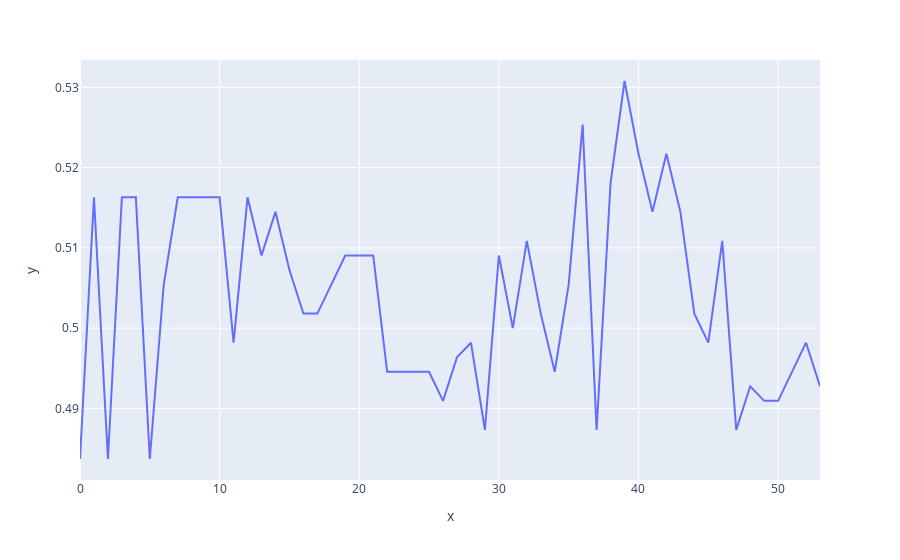

The code cell stored with this chart in its notebook:
### Code cell
print(backdoorAcc)
fig = px.line(y=backdoorAcc)
fig.show()

### Figure 1 — Plotly figure (JSON) as saved in the notebook; plotly's stock layout.template omitted (floating-point values rounded to 4 significant figures)
{"data": [{"hovertemplate": "x=%{x}<br>y=%{y}<extra></extra>", "legendgroup": "", "line": {"color": "#636efa", "dash": "solid"}, "mode": "lines", "name": "", "orientation": "v", "showlegend": false, "type": "scatter", "x": [0, 1, 2, 3, 4, 5, 6, 7, 8, 9, 10, 11, 12, 13, 14, 15, 16, 17, 18, 19, 20, 21, 22, 23, 24, 25, 26, 27, 28, 29, 30, 31, 32, 33, 34, 35, 36, 37, 38, 39, 40, 41, 42, 43, 44, 45, 46, 47, 48, 49, 50, 51, 52, 53], "xaxis": "x", "y": [0.4837, 0.5163, 0.4837, 0.5163, 0.5163, 0.4837, 0.5054, 0.5163, 0.5163, 0.5163, 0.5163, 0.4982, 0.5163, 0.5091, 0.5145, 0.5072, 0.5018, 0.5018, 0.5054, 0.5091, 0.5091, 0.5091, 0.4946, 0.4946, 0.4946, 0.4946, 0.4909, 0.4964, 0.4982, 0.4873, 0.5091, 0.5, 0.5109, 0.5018, 0.4946, 0.5054, 0.5254, 0.4873, 0.5181, 0.5308, 0.5217, 0.5145, 0.5217, 0.5145, 0.5018, 0.4982, 0.5109, 0.4873, 0.4928, 0.4909, 0.4909, 0.4946, 0.4982, 0.4928], "yaxis": "y"}], "layout": {"autosize": true, "legend": {"tracegroupgap": 0}, "margin": {"t": 60}, "xaxis": {"anchor": "y", "autorange": true, "domain": [0, 1], "range": [0, 53], "title": {"text": "x"}, "type": "linear"}, "yaxis": {"anchor": "x", "autorange": true, "domain": [0, 1], "range": [0.4811, 0.5334], "title": {"text": "y"}, "type": "linear"}}}
